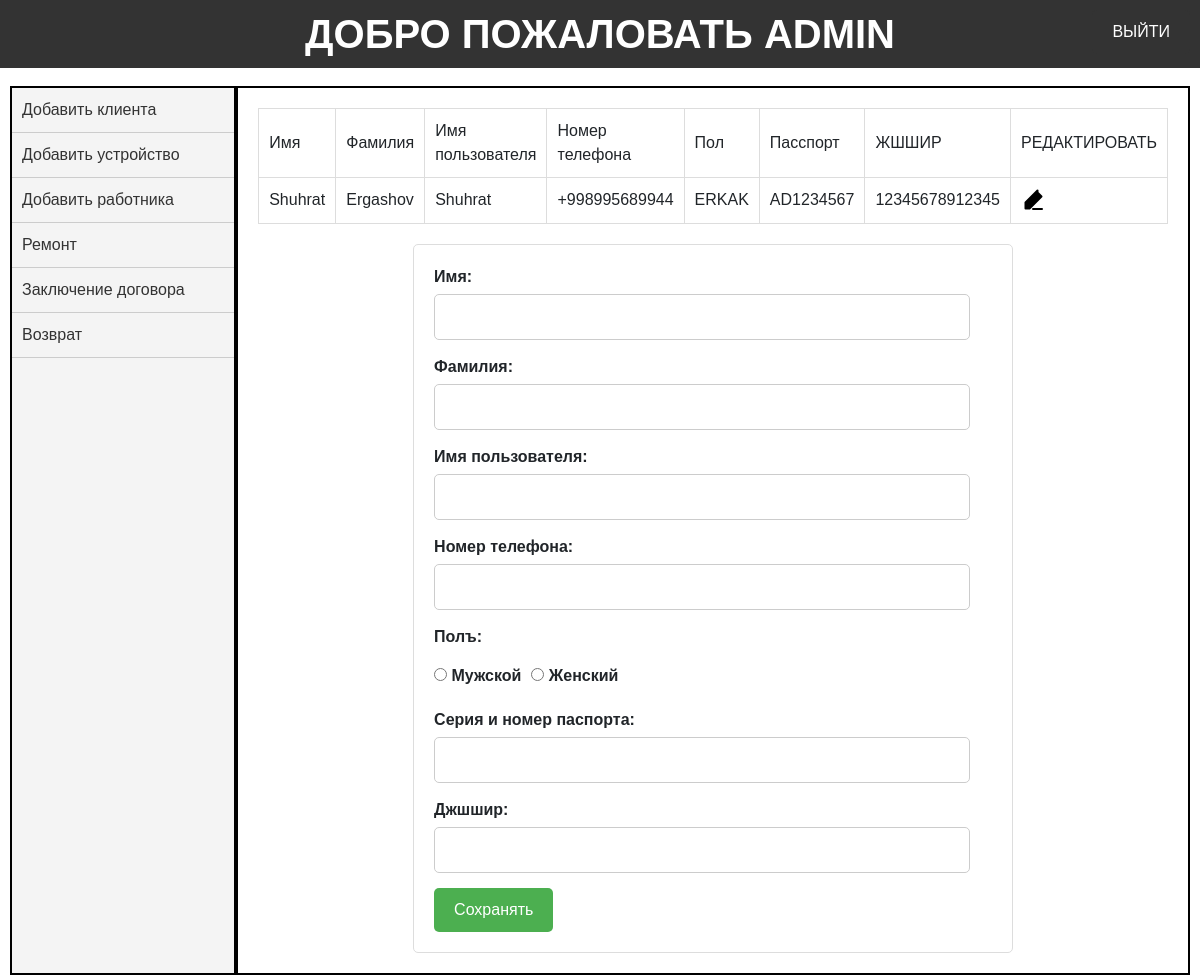
The page /mijoz/ (signed in) on the database its author committed.
### rental/models.py (models this page shows, shortened)
class CustomUser(AbstractUser):
    ism = models.CharField(max_length=255)
    familiya = models.CharField(max_length=255)
    lavozimi = models.CharField(max_length=255)
    username = models.CharField(max_length=255, unique=True)
    password = models.CharField(max_length=255)
    is_staff = models.BooleanField(default=False)
    is_active = models.BooleanField(default=True)

class Mijozlar(models.Model):
    ism = models.CharField(max_length=255)
    familiya = models.CharField(max_length=255)
    username = models.CharField(max_length=255)
    telefon = models.CharField(max_length=20)
    jinsi = models.CharField(max_length=10)
    pasport = models.CharField(max_length=15)
    jshshir = models.CharField(max_length=20)

### rental/views.py (the view, shortened to what this page needs)
# urls.py: path('mijoz/',MijozView.as_view(),name='mijoz'),
class MijozView(LoginRequiredMixin,View):
    def get(self,request):
        mijozlar=Mijozlar.objects.all()
        mijoz=MijozForm()
        return render(request,'mijoz_qushish.html',{'form':mijoz,'mijoz':mijozlar})

### rental/forms.py
class MijozForm(forms.ModelForm):
    ERKAK = 'ERKAK'
    AYOL = 'AYOL'
    JINSI_CHOICES = [
        (ERKAK, 'Мужской'),
        (AYOL, 'Женский'),
    ]
    jinsi = forms.ChoiceField(
        choices=JINSI_CHOICES,
        widget=forms.RadioSelect,
        label='Полъ'
    )
    class Meta:
        model=Mijozlar
        fields=['ism','familiya','username','telefon','jinsi','pasport','jshshir']
        labels = {
            'ism':'Имя',
            'familiya':'Фамилия',
            'username': 'Имя пользователя',
            'telefon':'Номер телефона',
            'pasport':'Серия и номер паспорта',
            'jshshir':'Джшшир'
        }

### templates/mijoz_qushish.html (shortened to what this page needs)
{%extends 'home.html'%}
{%block content%}
<html lang="en">
<head>
</head>
<body>
    <table>
        <thead>
            <tr>
                <td>Имя</td>
                <td>Фамилия</td>
                <td>Имя пользователя</td>
                <td>Номер телефона</td>
                <td>Пол</td>
                <td>Пасспорт</td>
                <td>ЖШШИР</td>
                <td>РЕДАКТИРОВАТЬ</td>
            </tr>
        </thead>
        <tbody>
            {%for i in mijoz%}
            <tr>
                <td>{{i.ism}}</td>
                <td>{{i.familiya}}</td>
                <td>{{i.username}}</td>
                <td>{{i.telefon}}</td>
                <td>{{i.jinsi}}</td>
                <td>{{i.pasport}}</td>
                <td>{{i.jshshir}}</td>
                <td><a href="{% url 'edit_mijoz' i.pk %}"></a></td>
            </tr>
            {%endfor%}
        </tbody>
    </table>
    <form method="post">
        {{form.as_p}}
        <button type="submit">Сохранять</button>
    </form>
{%endblock content%}

### templates/home.html (shortened to what this page needs)
<!DOCTYPE html>
{%load static%}
<html lang="en">
<head>
    <link rel="stylesheet" href="https://stackpath.bootstrapcdn.com/bootstrap/4.5.2/css/bootstrap.min.css">
</head>
<body>
    <h1 class="title"> Добро пожаловать {{request.user.username}}</h1>
    <a href="{% url 'logout'%}">ВЫЙТИ</a>
    <main class="layout">
        <section class="first">
            {% if request.user.lavozimi == "Admin"%}
            <ul>
                <li><a href="{% url 'mijoz'%}">Добавить клиента</a></li>
                <li><a href="{% url 'qurilmalar'%}">Добавить устройство</a></li>
                <li><a href="{% url 'ishchilar'%}">Добавить работника</a></li>
                <li><a href="{% url 'tamirlash'%}">Ремонт</a></li>
                <li><a href="{% url 'prokot'%}">Заключение договора</a></li>
                <li><a href="{% url 'qaytarish'%}">Возврат</a></li>
            </ul>
            {%endif%}
        </section>
        <section class="second">
            {%block content%}
            {%endblock content%}
        </section>
    </main>
</body>
</html>

### templates/mijoz_qushish.html (style rules this page uses)
table { width: 100%; border-collapse: collapse; margin-bottom: 20px; }
table, th, td { border: 1px solid #ddd; }
th, td { padding: 10px; text-align: left; }
form { background-color: #fff; padding: 20px; border: 1px solid #ddd; border-radius: 5px; max-width: 600px; margin: auto; }
form p { margin-bottom: 15px; }
form label { display: block; margin-bottom: 5px; font-weight: bold; }
form input[type="text"], form input[type="radio"] { width: calc(100% - 22px); padding: 10px; border: 1px solid #ccc; border-radius: 5px; box-sizing: border-box; }
form input[type="radio"] { width: auto; }
form div#id_jinsi { display: flex; align-items: center; gap: 10px; }
form button { background-color: #4CAF50; color: white; padding: 10px 20px; border: none; border-radius: 5px; cursor: pointer; }
.edit-icon { width: 24px; height: 24px; cursor: pointer; fill: #000; transition: fill 0.3s ease; }

### rows shown on the page
CustomUser: user.username "ADMIN"
Mijozlar: ism "Shuhrat", familiya "Ergashov", username "Shuhrat", telefon "+998995689944", jinsi "ERKAK", pasport "AD1234567", jshshir "12345678912345"
